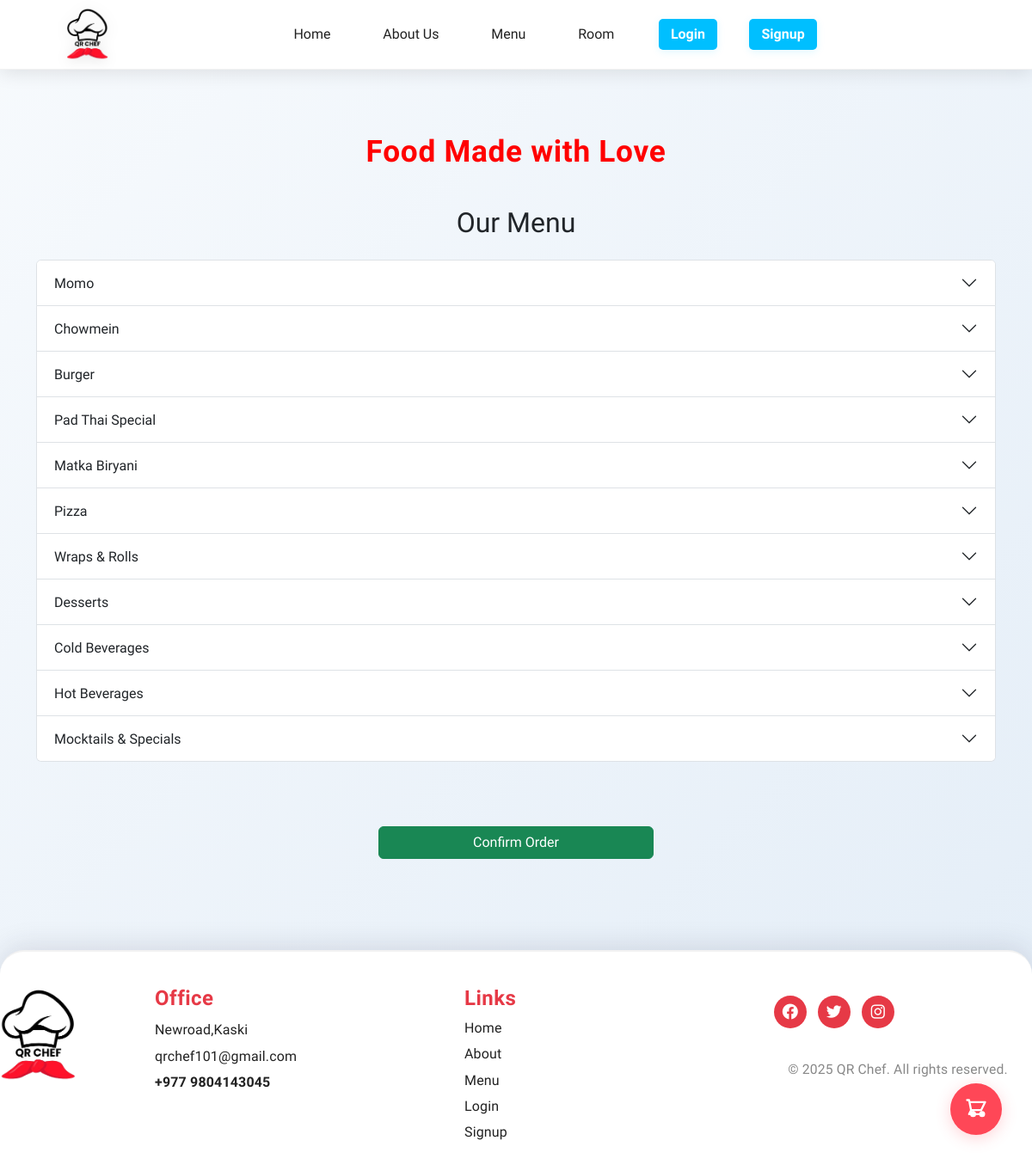
Before: /menu/ with the older database file.
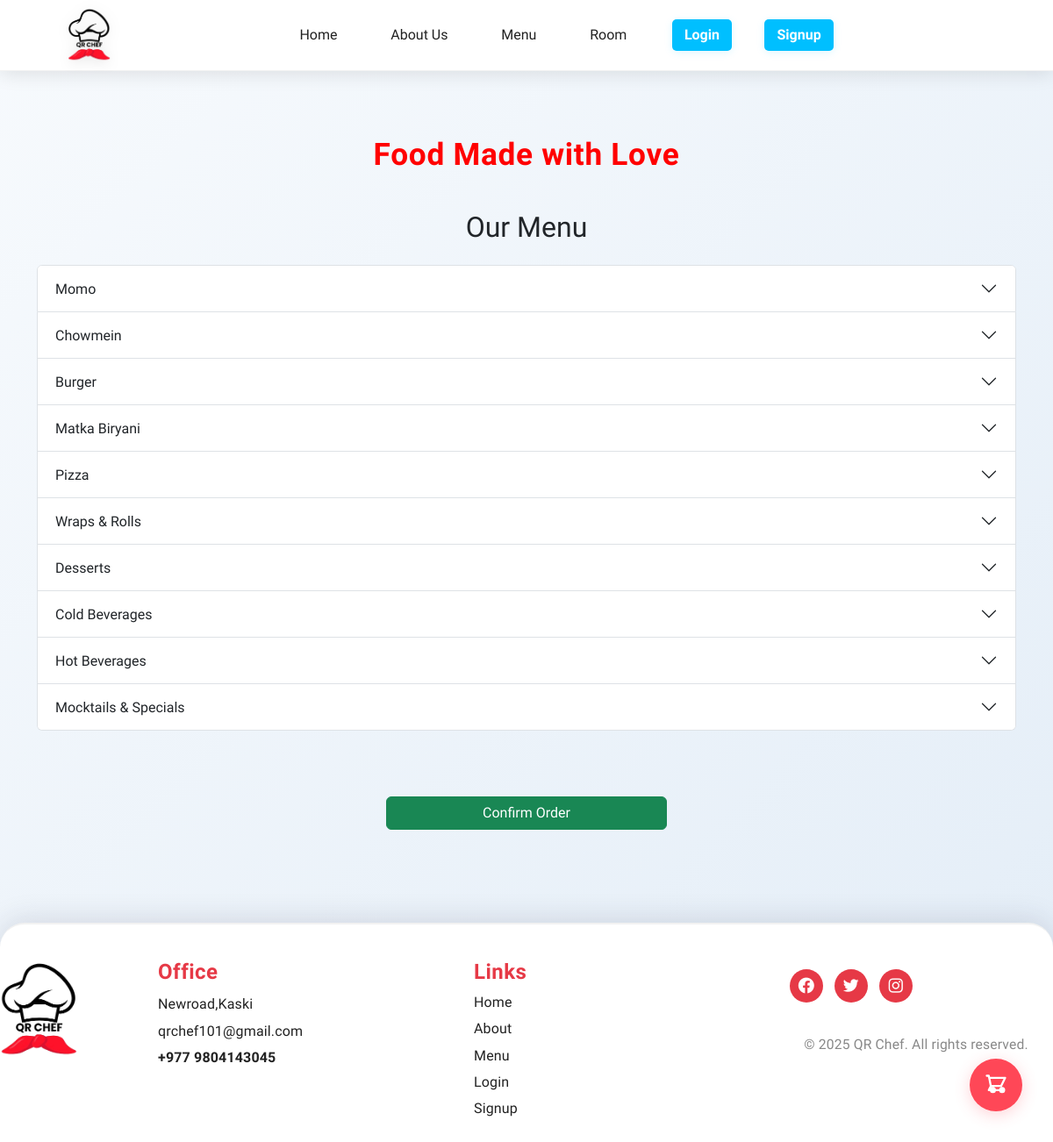
After: the same page with the newer database file.
### restaurant/models.py (models this page shows, shortened)
class Category(models.Model):
    name = models.CharField(max_length=100, unique=True)
    class Meta:
        verbose_name_plural = 'Categories'

### restaurant/views.py (the view)
# urls.py: path('menu/', menu_view, name='menu'),
def menu_view(request):
    print('[DEBUG] menu_view session:', dict(request.session))
    room_no = request.GET.get('room')
    if room_no:
        request.session['room_no'] = room_no
    print('[DEBUG] menu_view session room_no:', request.session.get('room_no'))
    categories = Category.objects.all()
    category_id = request.GET.get('category')
    if category_id:
        food_items = Food.objects.filter(category_id=category_id)
        categories = categories.filter(id=category_id)
    else:
        food_items = Food.objects.all()
    for category in categories:
        category.items = food_items.filter(category=category)
    cart_items = []
    if request.user.is_authenticated:
        cart, created = Cart.objects.get_or_create(user=request.user)
        cart_items = CartItem.objects.filter(cart=cart)
    context = {
        'categories': categories,
        'food_items': food_items,
        'cart_items': cart_items,
    }
    return render(request, 'menu.html', context)

### restaurant/templates/menu.html (shortened to what this page needs)
{% extends "base.html" %}
{% load static %}
{% block content %}
<link href="https://cdn.jsdelivr.net/npm/bootstrap@5.3.0/dist/css/bootstrap.min.css" rel="stylesheet">
<div class="menu-heading-wrapper" style="display: flex; align-items: center; justify-content: center; min-height: 10vh; margin-top: 1.2rem;">
  <h1 class="menu-heading" style="margin-bottom: 1.2rem;">Food Made with Love</h1>
</div>
<link href="https://cdn.jsdelivr.net/npm/bootstrap@5.3.0/dist/css/bootstrap.min.css" rel="stylesheet">
</head>
</body>
    <div id="floating-cart-btn">
        <svg xmlns="http://www.w3.org/2000/svg" width="28" height="28" fill="none" viewBox="0 0 24 24" stroke="white" stroke-width="2">
  <path stroke-linecap="round" stroke-linejoin="round" d="M3 3h2l.4 2M7 13h10l4-8H5.4M7 13l-2 4h13M7 13L5.4 5M16 17a2 2 0 1 0 4 0 2 2 0 0 0-4 0ZM7 17a2 2 0 1 0 4 0 2 2 0 0 0-4 0Z"/>
</svg>
      </div>
    <div class="container my-4">
        <h2 class="mb-4 text-center">Our Menu</h2>
        <div class="accordion" id="menuAccordion">
          {% for category in categories %}
            <div class="accordion-item">
              <h2 class="accordion-header" id="heading{{ forloop.counter }}">
                <button class="accordion-button collapsed" type="button" data-bs-toggle="collapse" data-bs-target="#collapse{{ forloop.counter }}">
                  {{ category.name }}
                </button>
              </h2>
            </div>
          {% endfor %}
        </div>
      </div>
    <div style="text-align:center; margin: 2em 0;">
      <button id="confirm-order" class="btn btn-success cart-confirm-btn">Confirm Order</button>
    </div>
    {% endblock %}

Changed rows visible on the page:
removed Category: name "Pad Thai Special"
